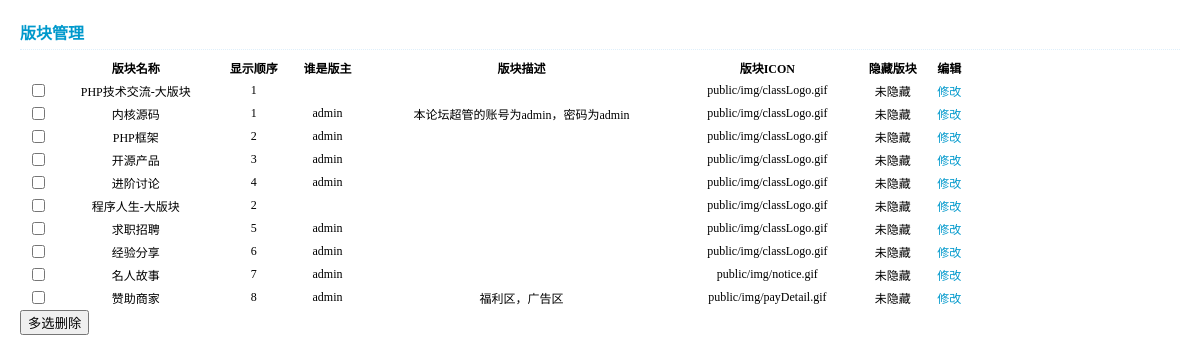
Screenshot of /adminEditForum.php with the database file from the repository.
### tables this page shows
CREATE TABLE IF NOT EXISTS `bbs_category` (
  `cid` int(10) NOT NULL AUTO_INCREMENT,
  `classname` varchar(60) NOT NULL COMMENT '版块名称',
  `parentid` int(10) NOT NULL COMMENT '父级ID',
  `classpath` char(20) DEFAULT NULL COMMENT '关系',
  `replycount` int(10) DEFAULT '0' COMMENT '回帖数量',
  `motifcount` int(10) NOT NULL DEFAULT '0' COMMENT '帖子数量',
  `compere` char(10) DEFAULT NULL COMMENT '版主',
  `classpic` varchar(255) NOT NULL DEFAULT 'public/img/classLogo.gif' COMMENT '板块ICON',
  `description` varchar(200) DEFAULT NULL COMMENT '板块描述',
  `orderby` smallint(6) NOT NULL DEFAULT '0' COMMENT '排序',
  `lastpost` varchar(255) DEFAULT NULL COMMENT '最后发表',
  `namestyle` char(10) DEFAULT NULL,
  `ispass` tinyint(2) NOT NULL DEFAULT '1' COMMENT '审核状态',
  PRIMARY KEY (`cid`)
);

### adminEditForum.php (called while the page is built, shortened)
<?php
$link = dbConnect('localhost' ,'root' ,'123123' ,'dbOne' , 'utf8');
$cateLarge = dbSelect($link , 'bbs_category' , 'cid , classname , parentid , compere , orderby , classpic , description , ispass' , 'parentid = 0');
$cateSmall = dbSelect($link , 'bbs_category' , 'cid , classname , parentid , compere , orderby , classpic , description , ispass' , 'parentid > 0');
display('adminEditForum.html' , compact('cateLarge' , 'cateSmall'));

### helper/mysql.php (called while the page is built, shortened)
<?php
function dbSelect($link,$table,$fields='*',$where=null,$orderby=null,$limit=null)
{
	$sql = "select $fields from $table";
	$where = parseWhere($where);
	if ($where) {
		$sql .= ' where ' . $where;
	}
	$result = mysqli_query($link,$sql);
	if ($result && mysqli_num_rows($result)) {
		return mysqli_fetch_all($result,MYSQLI_BOTH);
	}
	return false;
}
function parseWhere($where)
{
	if (is_array($where)) {
		return join(' and ',$where);
	} else if (is_string($where)) {
		return $where;
	} else {
		return null;
	}
}

### caches/admin/adminEditForum_html.php (the view, shortened to what this page needs)
<html>
	<head>
		<link rel="stylesheet" type="text/css" href="../../public/css/adminEditForum.css"/>
	</head>
	<body>
		<div class="title">
			版块管理
		</div>
		<hr />
		<form action = "adminEditForum.php?page=1" method = "post">
			<table >
				<tr>
					<th></th>
					<th>版块名称</th>
					<th>显示顺序</th>
					<th>谁是版主</th>
					<th>版块描述</th>
					<th>版块ICON</th>
					<th>隐藏版块</th>
					<th>编辑</th>
				</tr>
				<?php foreach ($cateLarge as $vLarge):?>
				<tr>
					<td><input type ="checkbox" name = "cid[]" value = "<?=$vLarge['cid'];?>"/></td>
					<td><?=$vLarge['classname'];?></b>-大版块</b></td>
					<td><?=$vLarge['orderby'];?></td>
					<td><?=$vLarge['compere'];?></td>
					<td><?=$vLarge['description'];?></td>
					<td><?=$vLarge['classpic'];?></td>
					<td>
						<?php if ($vLarge['ispass'] == '0'): ?>
						已隐藏
						<?php elseif ($vLarge['ispass'] == '1'): ?>
						未隐藏
						<?php endif; ?>
					</td>
					<td><a href="adminUpdateForum.php?cid=<?=$vLarge['cid'];?>">修改</a></td>
				</tr>
				<?php foreach ($cateSmall as $vSmall):?>
				<?php if ($vSmall['parentid'] == $vLarge['cid']): ?>
					<tr>
						<td><input type ="checkbox" name = "cid[]"  value = "<?=$vSmall['cid'];?>"/></td>
						<td><?=$vSmall['classname'];?></td>
						<td><?=$vSmall['orderby'];?></td>
						<td><?=$vSmall['compere'];?></td>
						<td><?=$vSmall['description'];?></td>
						<td><?=$vSmall['classpic'];?></td>
						<td>
							<?php if ($vSmall['ispass'] == '0'): ?>
							已隐藏
							<?php elseif ($vSmall['ispass'] == '1'): ?>
							未隐藏
							<?php endif; ?>
						</td>
						<td><a href="adminUpdateForum.php?cid=<?=$vSmall['cid'];?>">修改</a></td>
					</tr>
				<?php endif; ?>
				<?php endforeach;?>
				<?php endforeach;?>
			</table>
			<button>多选删除</button>
		</form>
	</body>
</html>

### public/css/adminEditForum.css (style rules this page uses)
body { margin:20px; font-size:12px; }
.title { color:#0099CC; font-weight:bolder; font-size:16px; }
hr { height:1px; border:none; border-top:1px dotted #DEEFFB; margin:5px auto 5px; }
table { width:950px; text-align:center; }
table tr { border-bottom:1px dotted #DEEFFB; font-size:12px; }
table tr td a { color:#0099CC; text-decoration:none; }

### rows the page displays
bbs_category: classname "PHP技术交流", orderby "1", classpic "public/img/classLogo.gif", ispass "未隐藏"
bbs_category: classname "内核源码", orderby "1", compere "admin", description "本论坛超管的账号为admin，密码为admin", classpic "public/img/classLogo.gif", ispass "未隐藏"
bbs_category: classname "PHP框架", orderby "2", compere "admin", classpic "public/img/classLogo.gif", ispass "未隐藏"
bbs_category: classname "开源产品", orderby "3", compere "admin", classpic "public/img/classLogo.gif", ispass "未隐藏"
bbs_category: classname "进阶讨论", orderby "4", compere "admin", classpic "public/img/classLogo.gif", ispass "未隐藏"
bbs_category: classname "程序人生", orderby "2", classpic "public/img/classLogo.gif", ispass "未隐藏"
bbs_category: classname "求职招聘", orderby "5", compere "admin", classpic "public/img/classLogo.gif", ispass "未隐藏"
bbs_category: classname "经验分享", orderby "6", compere "admin", classpic "public/img/classLogo.gif", ispass "未隐藏"
bbs_category: classname "名人故事", orderby "7", compere "admin", classpic "public/img/notice.gif", ispass "未隐藏"
bbs_category: classname "赞助商家", orderby "8", compere "admin", description "福利区，广告区", classpic "public/img/payDetail.gif", ispass "未隐藏"
